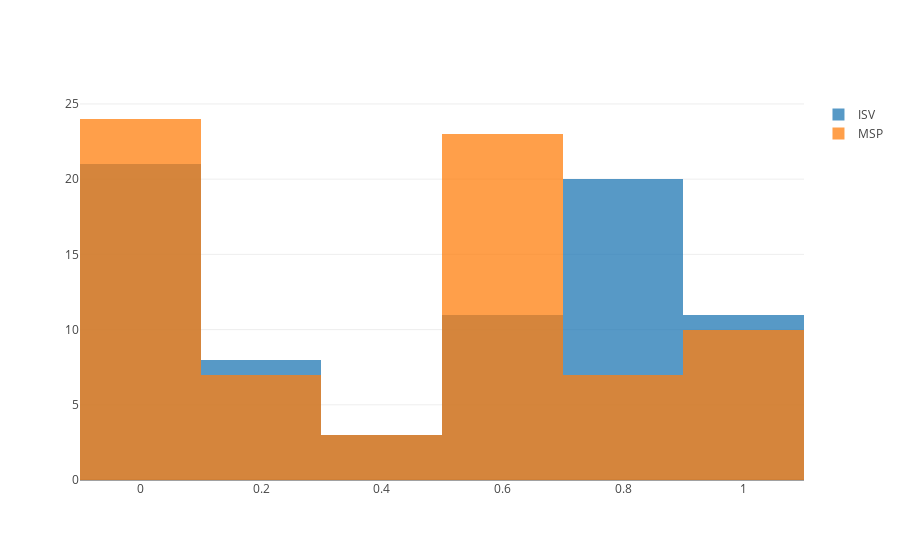

The notebook cell this image was saved under:
### Code cell
trace0 = go.Histogram(
    x=np.array(df)[0], 
    name = 'ISV', 
    opacity=0.75
)
trace1 = go.Histogram(
    x=np.array(df)[1], 
    name = 'MSP', 
    opacity=0.75
)
trace2 = go.Histogram(
    x=np.array(df)[2], 
    name = 'Reseller', 
    opacity=0.75
)
data = [trace0, trace1]
layout = go.Layout(barmode='overlay')
fig = go.Figure(data=data, layout=layout)

iplot(fig)
